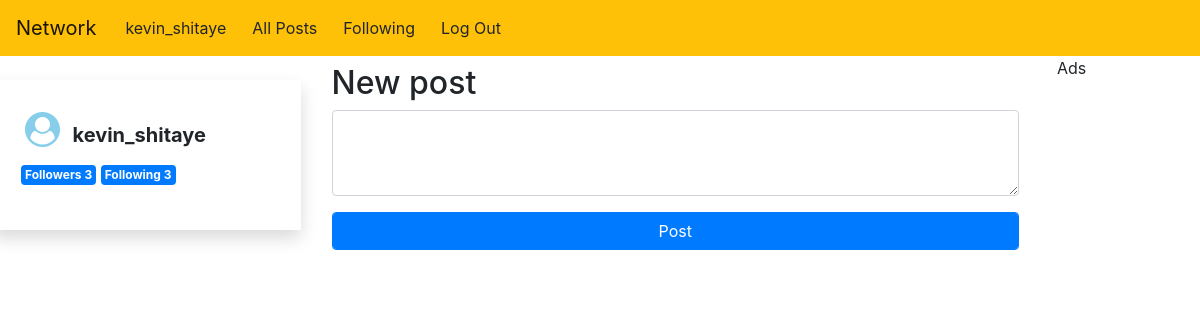
Screenshot of / (signed in) with the database file from the repository.
### network/models.py (models this page shows, shortened)
class User(AbstractUser):
    followers =  models.ManyToManyField("User", blank=True, related_name="followed_by")
    following =  models.ManyToManyField("User", blank=True, related_name="following_others")

### network/views.py (the view)
# urls.py: path("", views.index, name="index"),
def index(request):
    if request.user.is_authenticated:
        return render(request, "network/index.html", {
        "user": request.user
    })
    else:
        return HttpResponseRedirect(reverse("login"))

### network/templates/network/index.html (shortened to what this page needs)
{% extends "network/layout.html" %} {% load static %} {% block body %}
<div id="main_view">
  <div class="row">
    {% if user.is_authenticated %}
    <div id="side" class="col-md-3 shadow m-2 mt-4 p-4">
      <i class="fas fa-user-circle m-2" id="profile_pic"></i>
      <strong
        id="name"
        data-id="{{ request.user.id }}"
        data-user="{{ request.user }}"
        >{{request.user}}</strong
      >
      <div class="m-1">
        <span class="badge badge-primary badge-pills p-1"
          >Followers {{ request.user.followers.all|length }}
        </span>
        <span class="badge badge-primary badge-pills p-1"
          >Following {{ request.user.following.all|length }}
        </span>
      </div>
    </div>
    {% endif %}
    <div class="col-md-7 m-2">
      <h2>New post</h2>
      <form>
        <div class="form-group">
          <textarea
            class="form-control"
            name="content"
            id="content"
            cols="30"
            rows="3"
          ></textarea>
        </div>
        <input
          class="btn btn-primary form-control"
          type="button"
          id="post"
          value="Post"
        />
      </form>
    </div>
    <div class="col-1">Ads</div>
  </div>
</div>
{% endblock %}

### network/templates/network/layout.html (shortened to what this page needs)
{% load static %}
<!DOCTYPE html>
<html lang="en">
  <head>
    <link
      rel="stylesheet"
      href="https://stackpath.bootstrapcdn.com/font-awesome/4.7.0/css/font-awesome.min.css"
    />
    <link
      rel="stylesheet"
      href="https://stackpath.bootstrapcdn.com/bootstrap/4.4.1/css/bootstrap.min.css"
    />
    <link href="{% static 'network/styles.css' %}" rel="stylesheet" />
  </head>
  <body>
    <nav class="navbar navbar-expand-lg navbar-light bg-warning">
      <a class="navbar-brand" href="{% url 'index' %}">Network</a>
      <div>
        <ul class="navbar-nav mr-auto">
          {% if user.is_authenticated %}
          <li class="nav-item">
            <button class="btn" id="profile-page">{{ user.username }}</button>
          </li>
          {% endif %}
          <li class="nav-item">
            <button class="btn" id="home">All Posts</button>
          </li>
          {% if user.is_authenticated %}
          <li class="nav-item">
            <button class="btn" id="following">Following</button>
          </li>
          <li class="nav-item">
            <a class="btn" href="{% url 'logout' %}">Log Out</a>
          </li>
          {% endif %}
        </ul>
      </div>
    </nav>
    <div class="body">{% block body %} {% endblock %}</div>
  </body>
</html>

### network/static/network/styles.css (style rules this page uses)
#name { display: inline; font-size: 20px; }
#side { height: 150px; }
body i { font-family: "FontAwesome" !important; font-style: normal; }
#profile_pic { color: skyblue; font-size: 35px; }

### rows the page displays
User: username "kevin_shitaye", user "kevin_shitaye", user.followers.all|length "3", user.following.all|length "3"
